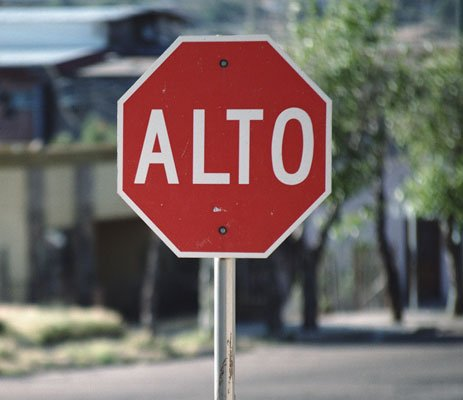
#> input picture demo2.jpg, 463 x 400 px
$ python test.py
#> lines starting #> are read from the running program, lines starting #| are printed output that depends on the picture; after the words box and inside, x2 and y2 are one past the last pixel; in counts of white or black regions, pixels touching at a corner belong together
# -*- coding: utf-8 -*-
"""
Created on Sun Apr  4 00:15:04 2021

@author: MinhPhuc
"""

# [11 lines of commented-out code are left out]


import cv2
import pytesseract
import imutils

pytesseract.pytesseract.tesseract_cmd = r"C:\Program Files\Tesseract-OCR\tesseract.exe"

image = cv2.imread('demo2.jpg')
#> image is the input picture: shape (400, 463, 3); mean B, G, R 101, 103.6, 116.2
image = imutils.resize(image, width=700)
#> image: shape (604, 700, 3)
gray = cv2.cvtColor(image, cv2.COLOR_BGR2GRAY)
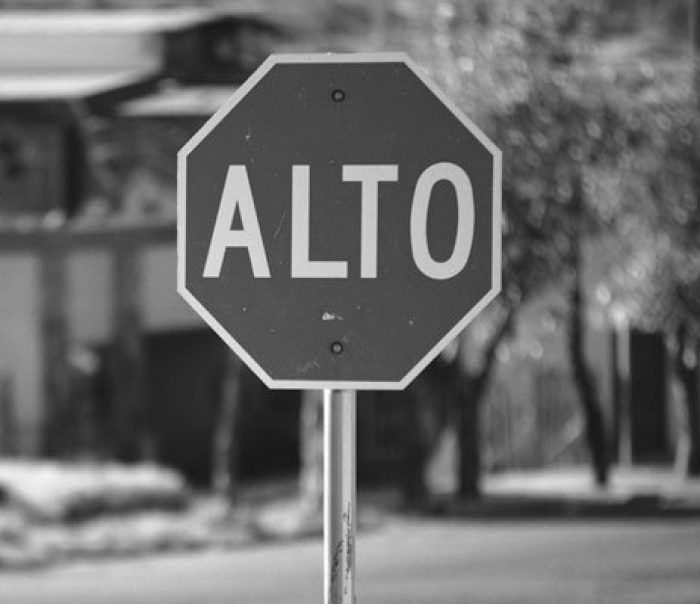
#> gray: shape (604, 700); min 11, max 255, mean 107
thresh = cv2.threshold(gray, 0, 255, cv2.THRESH_BINARY_INV + cv2.THRESH_OTSU)[1]
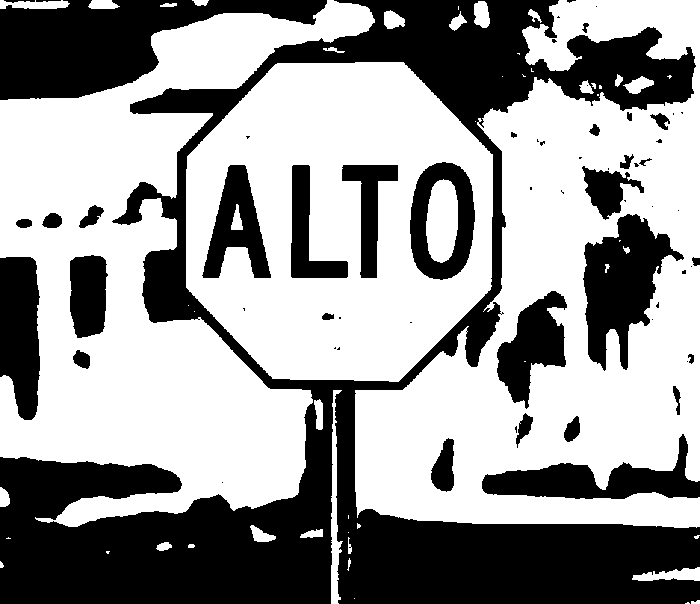
#> thresh: shape (604, 700); 59.3% white; 63 black regions (31 under 20 px), largest, box (x1, y1, x2, y2) and area: (0, 0, 700, 604) 111031, (0, 0, 327, 100) 16663, (583, 214, 684, 371) 8001
thresh = cv2.GaussianBlur(thresh, (3,3), 0)
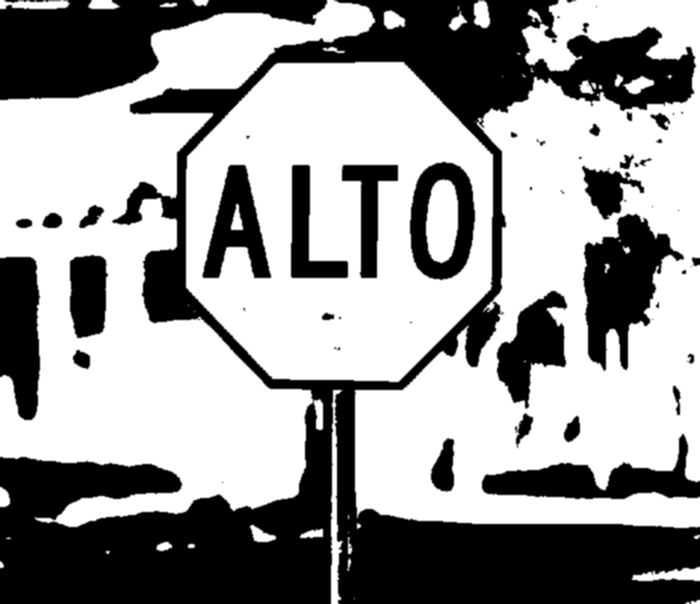
#> thresh: shape (604, 700); min 0, max 255, mean 151.3
#> (the run stopped early here; a loop or call above may not have finished)

$ run again, with demo3.jpg copied over demo2.jpg
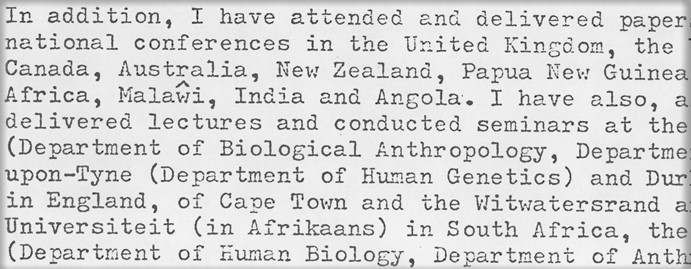
#> input picture demo3.jpg, 691 x 269 px
#> image is the input picture: shape (269, 691, 3); min 13, max 255, mean 215.5
#> image: shape (272, 700, 3)
#> `thresh = cv2.threshold(gray, 0, 255, cv2.THRESH_BINARY_INV + cv2.THRES..`:
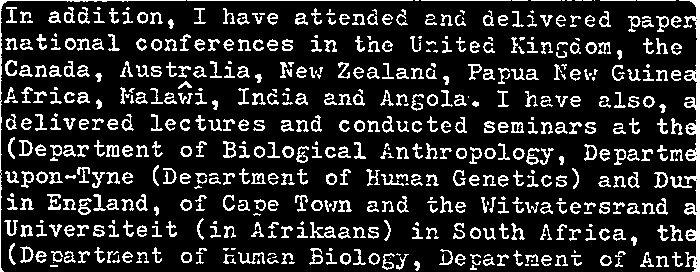
#> thresh: shape (272, 700); 16.4% white in thin lines or dots
#> `thresh = cv2.GaussianBlur(thresh, (3,3), 0)`:
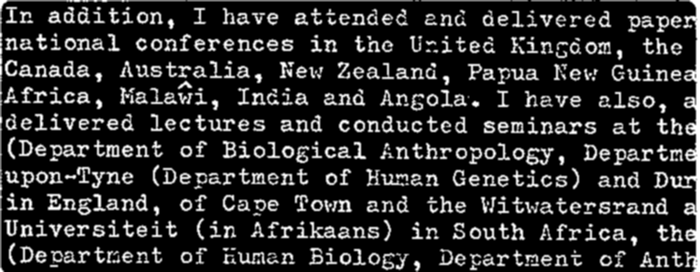
#> thresh: shape (272, 700); min 0, max 255, mean 41.5
